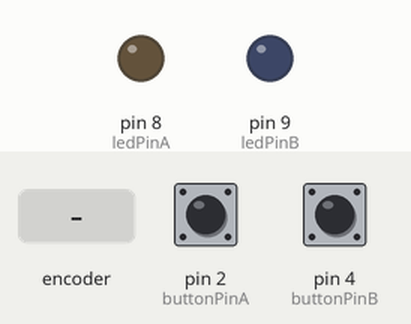
Recording of a sketch running on a simulated Arduino Uno, built with avr-gcc and run on an emulated ATmega328P. On the bench: output pins drawn as LEDs (lit = HIGH). The inputs (shaded band) are chosen by the test bench; at power-on: pin 2 (buttonPinA) HIGH, pin 4 (buttonPinB) HIGH.

Above: at 4.8 s.
4.9 s: rotary encoder on pin 2 (buttonPinA) / pin 4 (buttonPinB) turned 3 steps (first pin leading)
At 6.6 s:
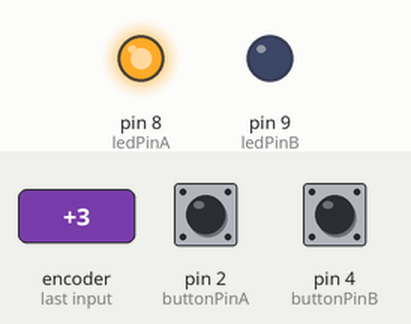
Timing chart, 0 to 8.1 s (numbered marks = the images above; inputs shaded):
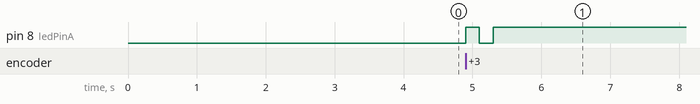

The sketch:

adv_2-3.ino
```cpp
// --- 腳位定義 ---
const int buttonPinA = 2; // Button A: 外部中斷腳位（Uno 限 Pin 2 或 3）
const int ledPinA = 8;    // LED A: 中斷控制

const int buttonPinB = 4; // Button B: 一般數位腳位（輪詢）
const int ledPinB = 9;    // LED B: 輪詢控制

// --- 狀態變數 ---
// 中斷內會修改的變數必須宣告為 volatile
volatile bool ledStateA = LOW;

// 輪詢組變數
bool ledStateB = LOW;
bool lastButtonBState = HIGH; // INPUT_PULLUP 平時為 HIGH

// --- 中斷服務常式 (ISR) ---
void buttonISR() {
  ledStateA = !ledStateA;           // 切換 LED A 狀態
  digitalWrite(ledPinA, ledStateA);
}

void setup() {
  // LED 輸出設定
  pinMode(ledPinA, OUTPUT);
  pinMode(ledPinB, OUTPUT);

  // 按鈕輸入設定（使用內建上拉電阻，未按下為 HIGH，按下為 LOW）
  pinMode(buttonPinA, INPUT_PULLUP);
  pinMode(buttonPinB, INPUT_PULLUP);

  // 註冊 Button A 的外部中斷：按鈕按下瞬間（HIGH -> LOW）觸發 FALLING
  attachInterrupt(digitalPinToInterrupt(buttonPinA), buttonISR, FALLING);
}

void loop() {
  // 1. 輪詢檢查 Button B 的狀態
  bool currentButtonBState = digitalRead(buttonPinB);

  // 邊緣偵測 (Edge Detection)：只有在「由放開變成按下」的瞬間才切換
  if (lastButtonBState == HIGH && currentButtonBState == LOW) {
    ledStateB = !ledStateB;           // 切換 LED B 狀態
    digitalWrite(ledPinB, ledStateB);
  }
  lastButtonBState = currentButtonBState; // 更新狀態記錄

  // 2. 投影片要求：模擬忙碌或被阻塞的系統
  delay(2000); // 卡住 2 秒
}
```

Measured:
- after the input at 4.9 s, pin 8 (ledPinA): LOW → HIGH at once, → LOW 0.20 s later, → HIGH 0.20 s later
